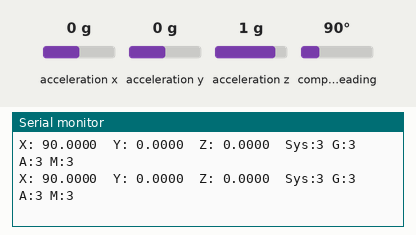
A sketch run on a simulated Arduino Uno, built with avr-gcc and run on an emulated ATmega328P. Parts: the last lines printed to the serial monitor. Inputs (shaded band) come from the test bench; at power-on: acceleration x 0 g, acceleration y 0 g, acceleration z 1 g, compass heading 90°.

Above: at 4.7 s.
4.8 s: acceleration x set to -1.4 g
At 4.81 s:
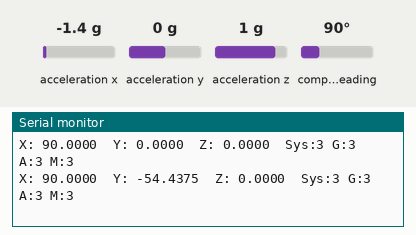
6.3 s: acceleration y set to -1.4 g
At 6.37 s:
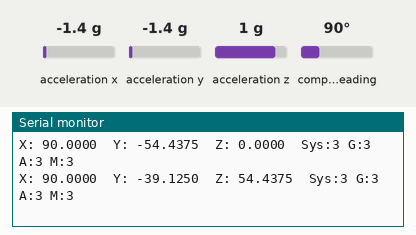
7.8 s: acceleration z set to -1.4 g
At 7.83 s:
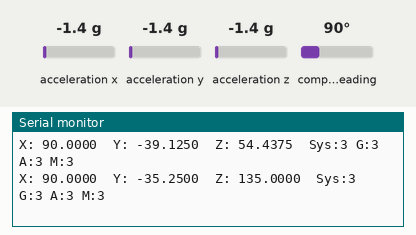
9.3 s: compass heading set to 7°
At 9.39 s:
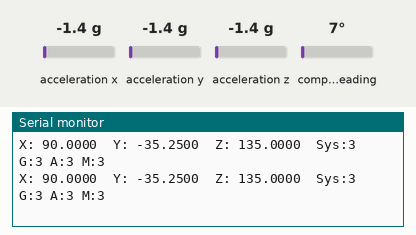
Timing chart, 0 to 11.8 s (numbered marks = the images above; inputs shaded):
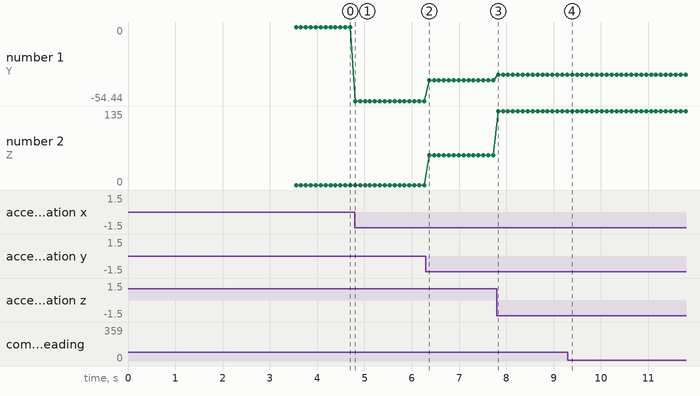

Measured:
- after the input at 4.8 s, the serial monitor: prints a new line at once (image 1)
- after the input at 6.3 s, the serial monitor: prints a new line after 0.07 s (image 2)
- after the input at 7.8 s, the serial monitor: prints a new line at once (image 3)
- plotted number 1: 0 → -54.44 after the input at 4.8 s, -54.44 → -39.12 after the input at 6.3 s, -39.12 → -35.25 after the input at 7.8 s
- plotted number 2: 0 → 54.44 after the input at 6.3 s, 54.44 → 135 after the input at 7.8 s

The sketch:

IMUConfig.ino
```cpp
#include <Wire.h>
#include <Adafruit_Sensor.h>
#include <Adafruit_BNO055.h>
#include <utility/imumaths.h>

/* This driver uses the Adafruit unified sensor library (Adafruit_Sensor),
   which provides a common 'type' for sensor data and some helper functions.

   To use this driver you will also need to download the Adafruit_Sensor
   library and include it in your libraries folder.

   You should also assign a unique ID to this sensor for use with
   the Adafruit Sensor API so that you can identify this particular
   sensor in any data logs, etc.  To assign a unique ID, simply
   provide an appropriate value in the constructor below (12345
   is used by default in this example).

   Connections
   ===========
   Connect SCL to analog 5
   Connect SDA to analog 4
   Connect VDD to 3-5V DC
   Connect GROUND to common ground

   History
   =======
   2015/MAR/03  - First release (KTOWN)
   2015/AUG/27  - Added calibration and system status helpers
   2015/NOV/13  - Added calibration save and restore
   */

/* Set the delay between fresh samples */
#define BNO055_SAMPLERATE_DELAY_MS (100)

Adafruit_BNO055 bno = Adafruit_BNO055(55);

/**************************************************************************/
/*
    Displays some basic information on this sensor from the unified
    sensor API sensor_t type (see Adafruit_Sensor for more information)
    */
/**************************************************************************/
void displaySensorDetails(void)
{
    sensor_t sensor;
    bno.getSensor(&sensor);
    Serial.println("------------------------------------");
    Serial.print("Sensor:       "); Serial.println(sensor.name);
    Serial.print("Driver Ver:   "); Serial.println(sensor.version);
    Serial.print("Unique ID:    "); Serial.println(sensor.sensor_id);
    Serial.print("Max Value:    "); Serial.print(sensor.max_value); Serial.println(" xxx");
    Serial.print("Min Value:    "); Serial.print(sensor.min_value); Serial.println(" xxx");
    Serial.print("Resolution:   "); Serial.print(sensor.resolution); Serial.println(" xxx");
    Serial.println("------------------------------------");
    Serial.println("");
    delay(500);
}

/**************************************************************************/
/*
    Display some basic info about the sensor status
    */
/**************************************************************************/
void displaySensorStatus(void)
{
    /* Get the system status values (mostly for debugging purposes) */
    uint8_t system_status, self_test_results, system_error;
    system_status = self_test_results = system_error = 0;
    bno.getSystemStatus(&system_status, &self_test_results, &system_error);

    /* Display the results in the Serial Monitor */
    Serial.println("");
    Serial.print("System Status: 0x");
    Serial.println(system_status, HEX);
    Serial.print("Self Test:     0x");
    Serial.println(self_test_results, HEX);
    Serial.print("System Error:  0x");
    Serial.println(system_error, HEX);
    Serial.println("");
    delay(500);
}

/**************************************************************************/
/*
    Display sensor calibration status
    */
/**************************************************************************/
void displayCalStatus(void)
{
    /* Get the four calibration values (0..3) */
    /* Any sensor data reporting 0 should be ignored, */
    /* 3 means 'fully calibrated" */
    uint8_t system, gyro, accel, mag;
    system = gyro = accel = mag = 0;
    bno.getCalibration(&system, &gyro, &accel, &mag);

    /* The data should be ignored until the system calibration is > 0 */
    Serial.print("\t");
    if (!system)
    {
        Serial.print("! ");
    }

    /* Display the individual values */
    Serial.print("Sys:");
    Serial.print(system, DEC);
    Serial.print(" G:");
    Serial.print(gyro, DEC);
    Serial.print(" A:");
    Serial.print(accel, DEC);
    Serial.print(" M:");
    Serial.print(mag, DEC);
}

/**************************************************************************/
/*
    Display the raw calibration offset and radius data
    */
/**************************************************************************/
void displaySensorOffsets(const adafruit_bno055_offsets_t &calibData)
{
    Serial.print("Accelerometer: ");
    Serial.print(calibData.accel_offset_x); Serial.print(" ");
    Serial.print(calibData.accel_offset_y); Serial.print(" ");
    Serial.print(calibData.accel_offset_z); Serial.print(" ");

    Serial.print("\nGyro: ");
    Serial.print(calibData.gyro_offset_x); Serial.print(" ");
    Serial.print(calibData.gyro_offset_y); Serial.print(" ");
    Serial.print(calibData.gyro_offset_z); Serial.print(" ");

    Serial.print("\nMag: ");
    Serial.print(calibData.mag_offset_x); Serial.print(" ");
    Serial.print(calibData.mag_offset_y); Serial.print(" ");
    Serial.print(calibData.mag_offset_z); Serial.print(" ");

    Serial.print("\nAccel Radius: ");
    Serial.print(calibData.accel_radius);

    Serial.print("\nMag Radius: ");
    Serial.print(calibData.mag_radius);
}


/**************************************************************************/
/*
    Arduino setup function (automatically called at startup)
    */
/**************************************************************************/
void setup(void)
{
    Serial.begin(115200);
    delay(1000);
    Serial.println("Orientation Sensor Test"); Serial.println("");

    /* Initialise the sensor */
    if (!bno.begin())
    {
        /* There was a problem detecting the BNO055 ... check your connections */
        Serial.print("Ooops, no BNO055 detected ... Check your wiring or I2C ADDR!");
        while (1);
    }

    int eeAddress = 0;
    long bnoID;
    bool foundCalib = false;

//Saved sensor offsets. These will be later placed into the EEPROM
    const adafruit_bno055_offsets_t offsets = {65522, 65455, 11, 65534, 65535, 1, 472, 65453, 65469, 1000, 418};
    sensor_t sensor;

    /*
    *  Look for the sensor's unique ID at the beginning oF EEPROM.
    *  This isn't foolproof, but it's better than nothing.
    */
    bno.getSensor(&sensor);
    if (false)
    {
        Serial.println("\nNo Calibration Data for this sensor exists in EEPROM");
        delay(500);
    }
    else
    {
        Serial.println("\nFound Calibration for this sensor in EEPROM.");
        eeAddress += sizeof(long);

        displaySensorOffsets(offsets);

        Serial.println("\n\nRestoring Calibration data to the BNO055...");
        bno.setSensorOffsets(offsets);

        Serial.println("\n\nCalibration data loaded into BNO055");
        foundCalib = true;
    }

    delay(1000);

    /* Display some basic information on this sensor */
    displaySensorDetails();

    /* Optional: Display current status */
    displaySensorStatus();

    bno.setExtCrystalUse(true);

    sensors_event_t event;
    bno.getEvent(&event);
    if (foundCalib){
        Serial.println("Move sensor slightly to calibrate magnetometers");
        while (!bno.isFullyCalibrated())
        {
            bno.getEvent(&event);
            delay(BNO055_SAMPLERATE_DELAY_MS);
        }
    }
    else
    {
        Serial.println("Please Calibrate Sensor: ");
        while (!bno.isFullyCalibrated())
        {
            bno.getEvent(&event);

            Serial.print("X: ");
            Serial.print(event.orientation.x, 4);
            Serial.print("\tY: ");
            Serial.print(event.orientation.y, 4);
            Serial.print("\tZ: ");
            Serial.print(event.orientation.z, 4);

            /* Optional: Display calibration status */
            displayCalStatus();

            /* New line for the next sample */
            Serial.println("");

            /* Wait the specified delay before requesting new data */
            delay(BNO055_SAMPLERATE_DELAY_MS);
        }
    }

    Serial.println("\nFully calibrated!");
    Serial.println("--------------------------------");
    Serial.println("Calibration Results: ");
    adafruit_bno055_offsets_t newCalib;
    bno.getSensorOffsets(newCalib);
    displaySensorOffsets(newCalib);

    Serial.println("\n\nStoring calibration data to EEPROM...");

    eeAddress = 0;
    bno.getSensor(&sensor);
    bnoID = sensor.sensor_id;


    eeAddress += sizeof(long);
    Serial.println("Data stored to EEPROM.");

    Serial.println("\n--------------------------------\n");
    delay(500);
}

void loop() {
    /* Get a new sensor event */
    sensors_event_t event;
    bno.getEvent(&event);

    /* Display the floating point data */
    Serial.print("X: ");
    Serial.print(event.orientation.x, 4);
    Serial.print("\tY: ");
    Serial.print(event.orientation.y, 4);
    Serial.print("\tZ: ");
    Serial.print(event.orientation.z, 4);

    /* Optional: Display calibration status */
    displayCalStatus();

    /* Optional: Display sensor status (debug only) */
    //displaySensorStatus();

    /* New line for the next sample */
    Serial.println("");

    /* Wait the specified delay before requesting new data */
    delay(BNO055_SAMPLERATE_DELAY_MS);
}
```
